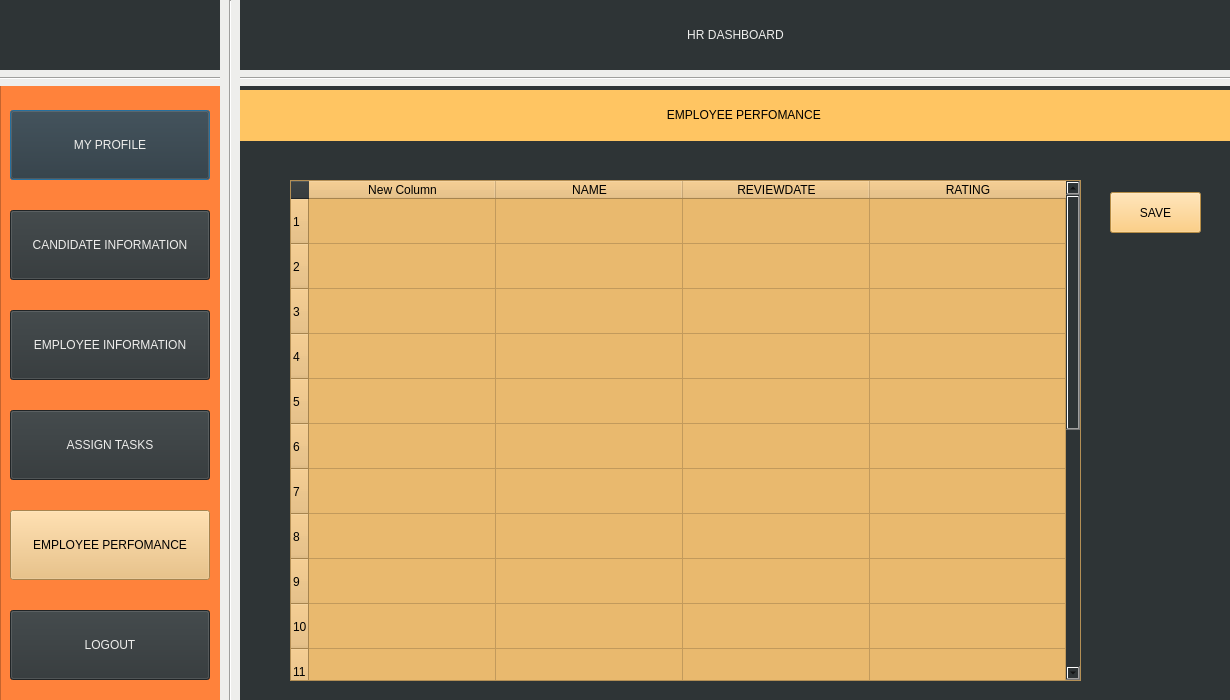
<?xml version="1.0" encoding="UTF-8"?>
<ui version="4.0">
 <class>Dialog</class>
 <widget class="QDialog" name="Dialog">
  <property name="geometry">
   <rect>
    <x>0</x>
    <y>0</y>
    <width>1230</width>
    <height>700</height>
   </rect>
  </property>
  <property name="windowTitle">
   <string>Dialog</string>
  </property>
  <property name="autoFillBackground">
   <bool>false</bool>
  </property>
  <property name="styleSheet">
   <string notr="true">background-color: rgb(46, 52, 54);
border-bottom-color: rgb(238, 238, 236);
border-right-color: rgb(238, 238, 236);
border-top-color: rgb(238, 238, 236);
border-color: rgb(245, 121, 0);</string>
  </property>
  <widget class="QLabel" name="label1">
   <property name="geometry">
    <rect>
     <x>240</x>
     <y>0</y>
     <width>991</width>
     <height>71</height>
    </rect>
   </property>
   <property name="styleSheet">
    <string notr="true">color:rgb(238, 238, 236);
font: 75 30pt &quot;Ubuntu Condensed&quot;;</string>
   </property>
   <property name="text">
    <string>&lt;html&gt;&lt;head/&gt;&lt;body&gt;&lt;p align=&quot;center&quot;&gt;HR DASHBOARD&lt;/p&gt;&lt;/body&gt;&lt;/html&gt;</string>
   </property>
  </widget>
  <widget class="QLabel" name="LOGO">
   <property name="geometry">
    <rect>
     <x>10</x>
     <y>10</y>
     <width>201</width>
     <height>51</height>
    </rect>
   </property>
   <property name="text">
    <string/>
   </property>
   <property name="pixmap">
    <pixmap>../k/interfaces/logo.png</pixmap>
   </property>
   <property name="scaledContents">
    <bool>true</bool>
   </property>
  </widget>
  <widget class="Line" name="line">
   <property name="geometry">
    <rect>
     <x>-10</x>
     <y>70</y>
     <width>1251</width>
     <height>16</height>
    </rect>
   </property>
   <property name="styleSheet">
    <string notr="true">
background-color: rgb(238, 238, 236);</string>
   </property>
   <property name="orientation">
    <enum>Qt::Horizontal</enum>
   </property>
  </widget>
  <widget class="Line" name="line_2">
   <property name="geometry">
    <rect>
     <x>220</x>
     <y>0</y>
     <width>20</width>
     <height>771</height>
    </rect>
   </property>
   <property name="styleSheet">
    <string notr="true">
background-color: rgb(238, 238, 236);</string>
   </property>
   <property name="orientation">
    <enum>Qt::Vertical</enum>
   </property>
  </widget>
  <widget class="QColumnView" name="columnView">
   <property name="geometry">
    <rect>
     <x>0</x>
     <y>80</y>
     <width>226</width>
     <height>621</height>
    </rect>
   </property>
   <property name="styleSheet">
    <string notr="true">background-color: rgb(255, 130, 59);
</string>
   </property>
  </widget>
  <widget class="QPushButton" name="myprofile">
   <property name="geometry">
    <rect>
     <x>10</x>
     <y>110</y>
     <width>200</width>
     <height>70</height>
    </rect>
   </property>
   <property name="cursor">
    <cursorShape>OpenHandCursor</cursorShape>
   </property>
   <property name="mouseTracking">
    <bool>true</bool>
   </property>
   <property name="acceptDrops">
    <bool>false</bool>
   </property>
   <property name="styleSheet">
    <string notr="true">color: rgb(238, 238, 236);
font: 17pt &quot;Ubuntu&quot;;</string>
   </property>
   <property name="text">
    <string>MY PROFILE</string>
   </property>
  </widget>
  <widget class="QPushButton" name="candidate_info">
   <property name="geometry">
    <rect>
     <x>10</x>
     <y>210</y>
     <width>200</width>
     <height>70</height>
    </rect>
   </property>
   <property name="cursor">
    <cursorShape>OpenHandCursor</cursorShape>
   </property>
   <property name="styleSheet">
    <string notr="true">color:rgb(238, 238, 236);
font: 75 15pt &quot;Ubuntu Condensed&quot;;</string>
   </property>
   <property name="text">
    <string>CANDIDATE INFORMATION</string>
   </property>
  </widget>
  <widget class="QPushButton" name="empinfo">
   <property name="geometry">
    <rect>
     <x>10</x>
     <y>310</y>
     <width>200</width>
     <height>70</height>
    </rect>
   </property>
   <property name="cursor">
    <cursorShape>OpenHandCursor</cursorShape>
   </property>
   <property name="styleSheet">
    <string notr="true">color:rgb(238, 238, 236);
font: 75 15pt &quot;Ubuntu Condensed&quot;;</string>
   </property>
   <property name="text">
    <string>EMPLOYEE INFORMATION</string>
   </property>
  </widget>
  <widget class="QPushButton" name="logout">
   <property name="geometry">
    <rect>
     <x>10</x>
     <y>610</y>
     <width>200</width>
     <height>70</height>
    </rect>
   </property>
   <property name="cursor">
    <cursorShape>OpenHandCursor</cursorShape>
   </property>
   <property name="styleSheet">
    <string notr="true">color:rgb(238, 238, 236);
font: 75 17pt &quot;Ubuntu Condensed&quot;;</string>
   </property>
   <property name="text">
    <string>LOGOUT</string>
   </property>
  </widget>
  <widget class="QColumnView" name="columnView_2">
   <property name="geometry">
    <rect>
     <x>210</x>
     <y>80</y>
     <width>1021</width>
     <height>671</height>
    </rect>
   </property>
   <property name="styleSheet">
    <string notr="true">background-color: rgb(46, 52, 54);</string>
   </property>
  </widget>
  <widget class="QLabel" name="label1_2">
   <property name="geometry">
    <rect>
     <x>240</x>
     <y>90</y>
     <width>1011</width>
     <height>51</height>
    </rect>
   </property>
   <property name="styleSheet">
    <string notr="true">background-color: rgb(255, 197, 98);
font: 75 30pt &quot;Ubuntu Condensed&quot;;</string>
   </property>
   <property name="text">
    <string>&lt;html&gt;&lt;head/&gt;&lt;body&gt;&lt;p align=&quot;center&quot;&gt;EMPLOYEE PERFOMANCE &lt;/p&gt;&lt;/body&gt;&lt;/html&gt;</string>
   </property>
  </widget>
  <widget class="QPushButton" name="assigntask">
   <property name="geometry">
    <rect>
     <x>10</x>
     <y>410</y>
     <width>200</width>
     <height>70</height>
    </rect>
   </property>
   <property name="cursor">
    <cursorShape>OpenHandCursor</cursorShape>
   </property>
   <property name="styleSheet">
    <string notr="true">color:rgb(238, 238, 236);
font: 75 17pt &quot;Ubuntu Condensed&quot;;</string>
   </property>
   <property name="text">
    <string>ASSIGN TASKS</string>
   </property>
  </widget>
  <widget class="QPushButton" name="logout_2">
   <property name="geometry">
    <rect>
     <x>10</x>
     <y>510</y>
     <width>200</width>
     <height>70</height>
    </rect>
   </property>
   <property name="cursor">
    <cursorShape>OpenHandCursor</cursorShape>
   </property>
   <property name="styleSheet">
    <string notr="true">color:rgb(0,0,0);
background-color: rgb(233, 185, 110);
font: 75 15pt &quot;Ubuntu Condensed&quot;;</string>
   </property>
   <property name="text">
    <string>EMPLOYEE PERFOMANCE</string>
   </property>
  </widget>
  <widget class="QTableWidget" name="tableWidget">
   <property name="geometry">
    <rect>
     <x>290</x>
     <y>180</y>
     <width>791</width>
     <height>501</height>
    </rect>
   </property>
   <property name="styleSheet">
    <string notr="true">background-color: rgb(233, 185, 110);</string>
   </property>
   <property name="rowCount">
    <number>20</number>
   </property>
   <attribute name="horizontalHeaderCascadingSectionResizes">
    <bool>true</bool>
   </attribute>
   <attribute name="horizontalHeaderDefaultSectionSize">
    <number>187</number>
   </attribute>
   <attribute name="horizontalHeaderShowSortIndicator" stdset="0">
    <bool>true</bool>
   </attribute>
   <attribute name="horizontalHeaderStretchLastSection">
    <bool>true</bool>
   </attribute>
   <attribute name="verticalHeaderCascadingSectionResizes">
    <bool>true</bool>
   </attribute>
   <attribute name="verticalHeaderDefaultSectionSize">
    <number>45</number>
   </attribute>
   <attribute name="verticalHeaderShowSortIndicator" stdset="0">
    <bool>false</bool>
   </attribute>
   <attribute name="verticalHeaderStretchLastSection">
    <bool>false</bool>
   </attribute>
   <row/>
   <row/>
   <row/>
   <row/>
   <row/>
   <row/>
   <row/>
   <row/>
   <row/>
   <row/>
   <row/>
   <row/>
   <row/>
   <row/>
   <row/>
   <row/>
   <row/>
   <row/>
   <row/>
   <row/>
   <column>
    <property name="text">
     <string>New Column</string>
    </property>
   </column>
   <column>
    <property name="text">
     <string>NAME</string>
    </property>
   </column>
   <column>
    <property name="text">
     <string>REVIEWDATE</string>
    </property>
   </column>
   <column>
    <property name="text">
     <string>RATING</string>
    </property>
   </column>
  </widget>
  <widget class="QLabel" name="error">
   <property name="geometry">
    <rect>
     <x>1100</x>
     <y>240</y>
     <width>111</width>
     <height>20</height>
    </rect>
   </property>
   <property name="styleSheet">
    <string notr="true">color: rgb(170, 0, 0);
background-color: rgb(46, 52, 54);</string>
   </property>
   <property name="text">
    <string/>
   </property>
  </widget>
  <widget class="QPushButton" name="save">
   <property name="geometry">
    <rect>
     <x>1110</x>
     <y>192</y>
     <width>91</width>
     <height>41</height>
    </rect>
   </property>
   <property name="styleSheet">
    <string notr="true">background-color: rgb(255, 197, 98);</string>
   </property>
   <property name="text">
    <string>SAVE</string>
   </property>
  </widget>
  <zorder>columnView_2</zorder>
  <zorder>columnView</zorder>
  <zorder>label1</zorder>
  <zorder>LOGO</zorder>
  <zorder>line</zorder>
  <zorder>line_2</zorder>
  <zorder>empinfo</zorder>
  <zorder>logout</zorder>
  <zorder>myprofile</zorder>
  <zorder>candidate_info</zorder>
  <zorder>label1_2</zorder>
  <zorder>assigntask</zorder>
  <zorder>logout_2</zorder>
  <zorder>tableWidget</zorder>
  <zorder>error</zorder>
  <zorder>save</zorder>
 </widget>
 <resources/>
 <connections/>
</ui>
